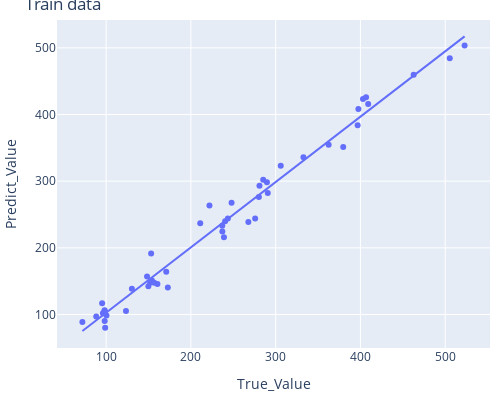
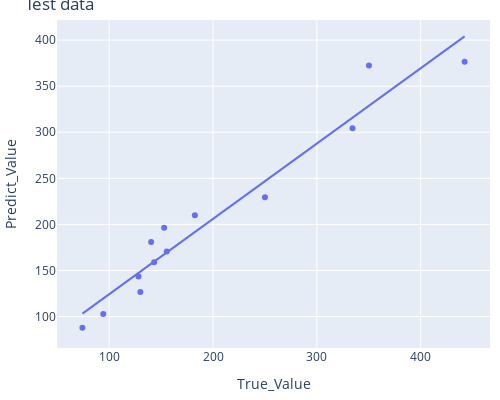

The notebook cell these images were saved under, in order:
### Markdown cell above
<h2 style="color:cyan">Polynomial Regression Model - All inputs - Main Stress</h2>

### Code cell
# All parameters
polyEstimate(x_train_stress, ym_train_stress.Sm, x_test_stress, ym_test_stress.Sm)

### Figure 1 — Plotly figure (JSON) as saved in the notebook; plotly's stock layout.template omitted (floating-point values rounded to 4 significant figures)
{"data": [{"hovertemplate": "True_Value=%{x}<br>Predict_Value=%{y}<extra></extra>", "legendgroup": "", "marker": {"color": "#636efa", "symbol": "circle"}, "mode": "markers", "name": "", "orientation": "v", "showlegend": false, "type": "scatter", "x": [237, 221.9, 153.1, 130.4, 237.1, 240.4, 243.6, 239, 275.8, 211, 98.07, 123.4, 88.3, 72, 96.2, 98.2, 100.4, 98.6, 98.3, 403, 505.4, 379.7, 248, 397.6, 406.7, 409.2, 396.7, 462.8, 522.9, 285.3, 362.5, 267.8, 170.9, 280.9, 289.7, 290.7, 280.2, 306, 332.8, 149.8, 95.29, 98.85, 148.3, 151.9, 154, 156.7, 160.5, 172.8], "xaxis": "x", "y": [233.1, 263.5, 191.5, 138.6, 224.6, 240.0, 244.2, 215.9, 244.0, 236.8, 105.4, 105.3, 97.0, 88.59, 102.0, 106.3, 98.52, 102.6, 90.32, 423.4, 484.2, 351.2, 267.8, 408.2, 425.8, 415.6, 384.0, 459.8, 503.6, 302.2, 354.5, 238.7, 164.0, 293.2, 298.6, 282.2, 276.3, 323.1, 336.0, 142.6, 116.9, 79.99, 156.9, 147.8, 150.9, 147.6, 145.7, 140.4], "yaxis": "y"}, {"hovertemplate": "<b>OLS trendline</b><br>Predict_Value = 0.979965 * True_Value + 4.73725<br>R<sup>2</sup>=0.979965<br><br>True_Value=%{x}<br>Predict_Value=%{y} <b>(trend)</b><extra></extra>", "legendgroup": "", "marker": {"color": "#636efa", "symbol": "circle"}, "mode": "lines", "name": "", "showlegend": false, "type": "scatter", "x": [72, 88.3, 95.29, 96.2, 98.07, 98.2, 98.3, 98.6, 98.85, 100.4, 123.4, 130.4, 148.3, 149.8, 151.9, 153.1, 154, 156.7, 160.5, 170.9, 172.8, 211, 221.9, 237, 237.1, 239, 240.4, 243.6, 248, 267.8, 275.8, 280.2, 280.9, 285.3, 289.7, 290.7, 306, 332.8, 362.5, 379.7, 396.7, 397.6, 403, 406.7, 409.2, 462.8, 505.4, 522.9], "xaxis": "x", "y": [75.29, 91.27, 98.12, 99.01, 100.8, 101.0, 101.1, 101.4, 101.6, 103.1, 125.7, 132.5, 150.1, 151.5, 153.6, 154.8, 155.7, 158.3, 162.0, 172.2, 174.1, 211.5, 222.2, 237.0, 237.1, 238.9, 240.3, 243.5, 247.8, 267.2, 275.0, 279.3, 280.0, 284.3, 288.6, 289.6, 304.6, 330.9, 360.0, 376.8, 393.5, 394.4, 399.7, 403.2, 405.7, 458.3, 500.0, 517.2], "yaxis": "y"}], "layout": {"height": 400, "legend": {"tracegroupgap": 0}, "margin": {"b": 10, "l": 10, "r": 10, "t": 20}, "title": {"text": "Train data"}, "width": 500, "xaxis": {"anchor": "y", "domain": [0, 1], "title": {"text": "True_Value"}}, "yaxis": {"anchor": "x", "domain": [0, 1], "title": {"text": "Predict_Value"}}}}

### Figure 2 — Plotly figure (JSON) as saved in the notebook; plotly's stock layout.template omitted (floating-point values rounded to 4 significant figures)
{"data": [{"hovertemplate": "True_Value=%{x}<br>Predict_Value=%{y}<extra></extra>", "legendgroup": "", "marker": {"color": "#636efa", "symbol": "circle"}, "mode": "markers", "name": "", "orientation": "v", "showlegend": false, "type": "scatter", "x": [140.4, 143.3, 74.2, 250, 334.4, 350.2, 442.3, 130, 128.2, 94.3, 152.9, 182.5, 155.4], "xaxis": "x", "y": [180.8, 158.8, 87.76, 229.4, 304.4, 372.6, 376.6, 126.7, 143.5, 102.8, 196.4, 209.9, 170.7], "yaxis": "y"}, {"hovertemplate": "<b>OLS trendline</b><br>Predict_Value = 0.81724 * True_Value + 42.5675<br>R<sup>2</sup>=0.944885<br><br>True_Value=%{x}<br>Predict_Value=%{y} <b>(trend)</b><extra></extra>", "legendgroup": "", "marker": {"color": "#636efa", "symbol": "circle"}, "mode": "lines", "name": "", "showlegend": false, "type": "scatter", "x": [74.2, 94.3, 128.2, 130, 140.4, 143.3, 152.9, 155.4, 182.5, 250, 334.4, 350.2, 442.3], "xaxis": "x", "y": [103.2, 119.6, 147.3, 148.8, 157.3, 159.7, 167.5, 169.6, 191.7, 246.9, 315.8, 328.8, 404.0], "yaxis": "y"}], "layout": {"height": 400, "legend": {"tracegroupgap": 0}, "margin": {"b": 10, "l": 10, "r": 10, "t": 20}, "title": {"text": "Test data"}, "width": 500, "xaxis": {"anchor": "y", "domain": [0, 1], "title": {"text": "True_Value"}}, "yaxis": {"anchor": "x", "domain": [0, 1], "title": {"text": "Predict_Value"}}}}
